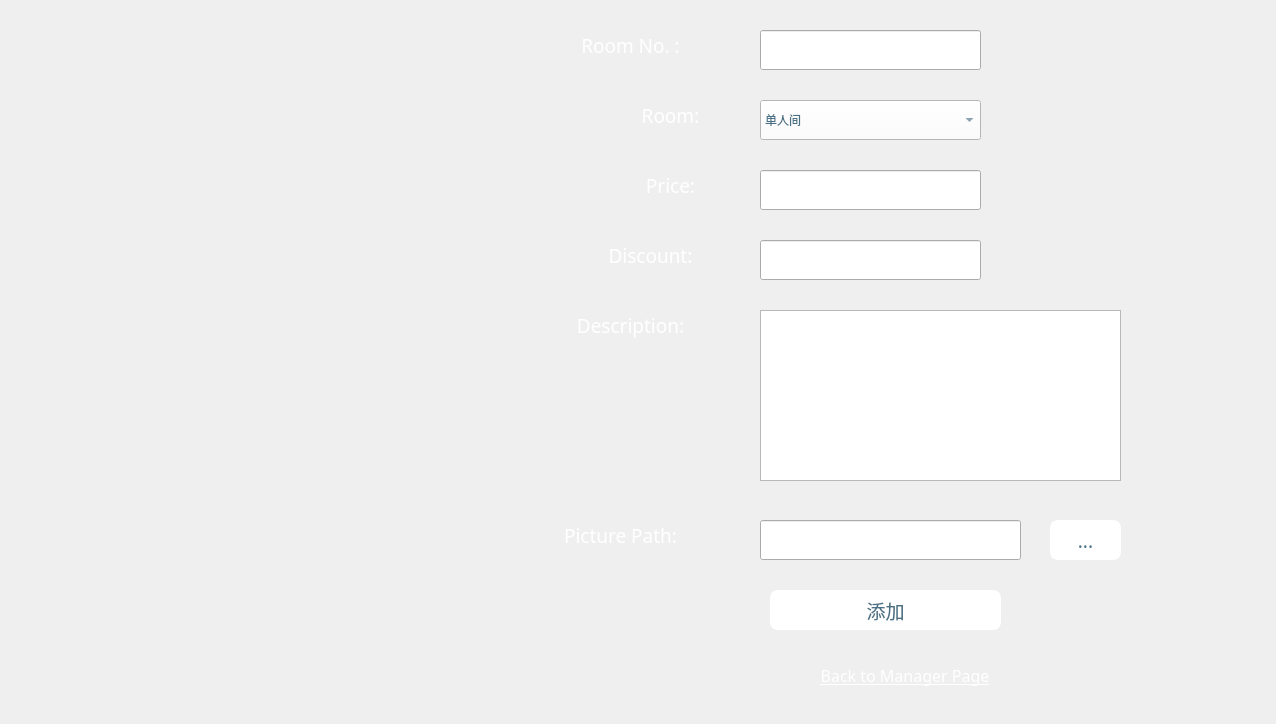
<?xml version="1.0" encoding="UTF-8"?>
<ui version="4.0">
 <class>addRoom</class>
 <widget class="QWidget" name="addRoom">
  <property name="geometry">
   <rect>
    <x>0</x>
    <y>0</y>
    <width>1276</width>
    <height>724</height>
   </rect>
  </property>
  <property name="minimumSize">
   <size>
    <width>1276</width>
    <height>724</height>
   </size>
  </property>
  <property name="maximumSize">
   <size>
    <width>1276</width>
    <height>724</height>
   </size>
  </property>
  <property name="windowTitle">
   <string>Form</string>
  </property>
  <widget class="QFrame" name="frame">
   <property name="geometry">
    <rect>
     <x>0</x>
     <y>0</y>
     <width>1276</width>
     <height>724</height>
    </rect>
   </property>
   <property name="styleSheet">
    <string notr="true">#frame{border-image: url(:/Picture/addroom.jpg);border-top-left-radius:15px;border-top-right-radius:15px;border-bottom-left-radius:15px;border-bottom-right-radius:15px;}</string>
   </property>
   <property name="frameShape">
    <enum>QFrame::StyledPanel</enum>
   </property>
   <property name="frameShadow">
    <enum>QFrame::Raised</enum>
   </property>
   <widget class="QPushButton" name="add_button">
    <property name="geometry">
     <rect>
      <x>770</x>
      <y>590</y>
      <width>231</width>
      <height>40</height>
     </rect>
    </property>
    <property name="font">
     <font>
      <family>华文新魏</family>
      <pointsize>14</pointsize>
     </font>
    </property>
    <property name="styleSheet">
     <string notr="true">background-color:rgb(255,255,255);border: 3px solid white;border-radius:8px;color:rgb(74,112,133);</string>
    </property>
    <property name="text">
     <string>添加</string>
    </property>
   </widget>
   <widget class="QPushButton" name="back">
    <property name="geometry">
     <rect>
      <x>720</x>
      <y>650</y>
      <width>370</width>
      <height>50</height>
     </rect>
    </property>
    <property name="font">
     <font>
      <family>Segoe Print</family>
      <pointsize>12</pointsize>
      <underline>true</underline>
     </font>
    </property>
    <property name="styleSheet">
     <string notr="true">border-radius:10px;padding:2px 4px;color: white;</string>
    </property>
    <property name="text">
     <string>Back to Manager Page</string>
    </property>
   </widget>
   <widget class="QLineEdit" name="lineEdit_pic_url">
    <property name="geometry">
     <rect>
      <x>760</x>
      <y>520</y>
      <width>261</width>
      <height>40</height>
     </rect>
    </property>
   </widget>
   <widget class="QToolButton" name="toolButton">
    <property name="geometry">
     <rect>
      <x>1050</x>
      <y>520</y>
      <width>71</width>
      <height>40</height>
     </rect>
    </property>
    <property name="font">
     <font>
      <family>华文新魏</family>
      <pointsize>14</pointsize>
     </font>
    </property>
    <property name="styleSheet">
     <string notr="true">background-color:rgb(255,255,255);border: 3px solid white;border-radius:8px;color:rgb(74,112,133);</string>
    </property>
    <property name="text">
     <string>...</string>
    </property>
   </widget>
   <widget class="QTextEdit" name="textEdit_des">
    <property name="geometry">
     <rect>
      <x>760</x>
      <y>310</y>
      <width>361</width>
      <height>171</height>
     </rect>
    </property>
   </widget>
   <widget class="QLineEdit" name="discount_edit">
    <property name="geometry">
     <rect>
      <x>760</x>
      <y>240</y>
      <width>221</width>
      <height>40</height>
     </rect>
    </property>
    <property name="text">
     <string/>
    </property>
   </widget>
   <widget class="QLineEdit" name="room_price_edit">
    <property name="geometry">
     <rect>
      <x>760</x>
      <y>170</y>
      <width>221</width>
      <height>40</height>
     </rect>
    </property>
    <property name="text">
     <string/>
    </property>
   </widget>
   <widget class="QComboBox" name="comboBox">
    <property name="geometry">
     <rect>
      <x>760</x>
      <y>100</y>
      <width>221</width>
      <height>40</height>
     </rect>
    </property>
    <property name="styleSheet">
     <string notr="true">background-color:rgb(255,255,255);color:rgb(74,112,133);</string>
    </property>
    <item>
     <property name="text">
      <string>单人间</string>
     </property>
    </item>
    <item>
     <property name="text">
      <string>标准间</string>
     </property>
    </item>
    <item>
     <property name="text">
      <string>豪华间</string>
     </property>
    </item>
    <item>
     <property name="text">
      <string>商务间</string>
     </property>
    </item>
   </widget>
   <widget class="QLineEdit" name="room_id_edit">
    <property name="geometry">
     <rect>
      <x>760</x>
      <y>30</y>
      <width>221</width>
      <height>40</height>
     </rect>
    </property>
   </widget>
   <widget class="QLabel" name="label_9">
    <property name="geometry">
     <rect>
      <x>530</x>
      <y>20</y>
      <width>201</width>
      <height>50</height>
     </rect>
    </property>
    <property name="font">
     <font>
      <family>Segoe Print</family>
      <pointsize>14</pointsize>
     </font>
    </property>
    <property name="styleSheet">
     <string notr="true">color: rgb(255, 255, 255);</string>
    </property>
    <property name="text">
     <string>Room No. :</string>
    </property>
    <property name="alignment">
     <set>Qt::AlignCenter</set>
    </property>
   </widget>
   <widget class="QLabel" name="label_10">
    <property name="geometry">
     <rect>
      <x>570</x>
      <y>90</y>
      <width>201</width>
      <height>50</height>
     </rect>
    </property>
    <property name="font">
     <font>
      <family>Segoe Print</family>
      <pointsize>14</pointsize>
     </font>
    </property>
    <property name="styleSheet">
     <string notr="true">color: rgb(255, 255, 255);</string>
    </property>
    <property name="text">
     <string>Room:</string>
    </property>
    <property name="alignment">
     <set>Qt::AlignCenter</set>
    </property>
   </widget>
   <widget class="QLabel" name="label_11">
    <property name="geometry">
     <rect>
      <x>570</x>
      <y>160</y>
      <width>201</width>
      <height>50</height>
     </rect>
    </property>
    <property name="font">
     <font>
      <family>Segoe Print</family>
      <pointsize>14</pointsize>
     </font>
    </property>
    <property name="styleSheet">
     <string notr="true">color: rgb(255, 255, 255);</string>
    </property>
    <property name="text">
     <string>Price:</string>
    </property>
    <property name="alignment">
     <set>Qt::AlignCenter</set>
    </property>
   </widget>
   <widget class="QLabel" name="label_12">
    <property name="geometry">
     <rect>
      <x>550</x>
      <y>230</y>
      <width>201</width>
      <height>50</height>
     </rect>
    </property>
    <property name="font">
     <font>
      <family>Segoe Print</family>
      <pointsize>14</pointsize>
     </font>
    </property>
    <property name="styleSheet">
     <string notr="true">color: rgb(255, 255, 255);</string>
    </property>
    <property name="text">
     <string>Discount:</string>
    </property>
    <property name="alignment">
     <set>Qt::AlignCenter</set>
    </property>
   </widget>
   <widget class="QLabel" name="label_13">
    <property name="geometry">
     <rect>
      <x>530</x>
      <y>300</y>
      <width>201</width>
      <height>50</height>
     </rect>
    </property>
    <property name="font">
     <font>
      <family>Segoe Print</family>
      <pointsize>14</pointsize>
     </font>
    </property>
    <property name="styleSheet">
     <string notr="true">color: rgb(255, 255, 255);</string>
    </property>
    <property name="text">
     <string>Description:</string>
    </property>
    <property name="alignment">
     <set>Qt::AlignCenter</set>
    </property>
   </widget>
   <widget class="QLabel" name="label_15">
    <property name="geometry">
     <rect>
      <x>490</x>
      <y>510</y>
      <width>261</width>
      <height>50</height>
     </rect>
    </property>
    <property name="font">
     <font>
      <family>Segoe Print</family>
      <pointsize>14</pointsize>
     </font>
    </property>
    <property name="styleSheet">
     <string notr="true">color: rgb(255, 255, 255);</string>
    </property>
    <property name="text">
     <string>Picture Path:</string>
    </property>
    <property name="alignment">
     <set>Qt::AlignCenter</set>
    </property>
   </widget>
   <widget class="QLabel" name="label_4">
    <property name="geometry">
     <rect>
      <x>730</x>
      <y>640</y>
      <width>111</width>
      <height>81</height>
     </rect>
    </property>
    <property name="text">
     <string>&lt;html&gt;&lt;head/&gt;&lt;body&gt;&lt;p&gt;&lt;img src=&quot;:/Picture/arrowRight.png&quot;/&gt;&lt;/p&gt;&lt;/body&gt;&lt;/html&gt;</string>
    </property>
   </widget>
   <widget class="QLabel" name="err_no">
    <property name="geometry">
     <rect>
      <x>340</x>
      <y>80</y>
      <width>241</width>
      <height>51</height>
     </rect>
    </property>
    <property name="font">
     <font>
      <family>华文新魏</family>
      <pointsize>14</pointsize>
     </font>
    </property>
    <property name="styleSheet">
     <string notr="true">color: rgb(255, 255, 255);</string>
    </property>
    <property name="text">
     <string/>
    </property>
    <property name="alignment">
     <set>Qt::AlignCenter</set>
    </property>
   </widget>
   <widget class="QLabel" name="err_price">
    <property name="geometry">
     <rect>
      <x>340</x>
      <y>149</y>
      <width>251</width>
      <height>51</height>
     </rect>
    </property>
    <property name="font">
     <font>
      <family>华文新魏</family>
      <pointsize>14</pointsize>
     </font>
    </property>
    <property name="styleSheet">
     <string notr="true">color: rgb(255, 255, 255);</string>
    </property>
    <property name="text">
     <string/>
    </property>
    <property name="alignment">
     <set>Qt::AlignCenter</set>
    </property>
   </widget>
   <widget class="QLabel" name="info_succ">
    <property name="geometry">
     <rect>
      <x>340</x>
      <y>220</y>
      <width>240</width>
      <height>50</height>
     </rect>
    </property>
    <property name="font">
     <font>
      <family>华文新魏</family>
      <pointsize>14</pointsize>
     </font>
    </property>
    <property name="styleSheet">
     <string notr="true">color: rgb(255, 255, 255);</string>
    </property>
    <property name="text">
     <string/>
    </property>
    <property name="alignment">
     <set>Qt::AlignCenter</set>
    </property>
   </widget>
  </widget>
 </widget>
 <resources/>
 <connections/>
</ui>
